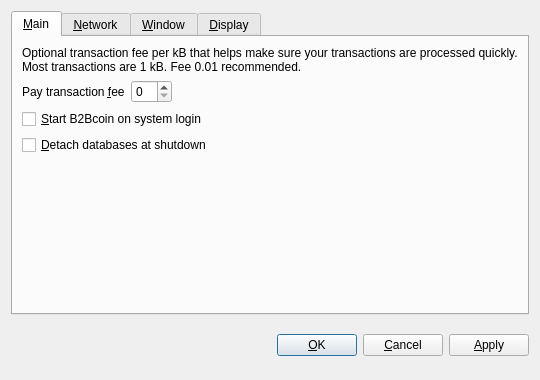
<?xml version="1.0" encoding="UTF-8"?>
<ui version="4.0">
 <class>OptionsDialog</class>
 <widget class="QDialog" name="OptionsDialog">
  <property name="geometry">
   <rect>
    <x>0</x>
    <y>0</y>
    <width>540</width>
    <height>380</height>
   </rect>
  </property>
  <property name="windowTitle">
   <string>Options</string>
  </property>
  <property name="modal">
   <bool>true</bool>
  </property>
  <layout class="QVBoxLayout" name="verticalLayout">
   <item>
    <widget class="QTabWidget" name="tabWidget">
     <property name="tabPosition">
      <enum>QTabWidget::North</enum>
     </property>
     <property name="currentIndex">
      <number>0</number>
     </property>
     <widget class="QWidget" name="tabMain">
      <attribute name="title">
       <string>&amp;Main</string>
      </attribute>
      <layout class="QVBoxLayout" name="verticalLayout_Main">
       <item>
        <widget class="QLabel" name="transactionFeeInfoLabel">
         <property name="text">
          <string>Optional transaction fee per kB that helps make sure your transactions are processed quickly. Most transactions are 1 kB. Fee 0.01 recommended.</string>
         </property>
         <property name="textFormat">
          <enum>Qt::PlainText</enum>
         </property>
         <property name="wordWrap">
          <bool>true</bool>
         </property>
        </widget>
       </item>
       <item>
        <layout class="QHBoxLayout" name="horizontalLayout_Main">
         <item>
          <widget class="QLabel" name="transactionFeeLabel">
           <property name="text">
            <string>Pay transaction &amp;fee</string>
           </property>
           <property name="textFormat">
            <enum>Qt::PlainText</enum>
           </property>
           <property name="buddy">
            <cstring>transactionFee</cstring>
           </property>
          </widget>
         </item>
         <item>
          <widget class="BitcoinAmountField" name="transactionFee"/>
         </item>
         <item>
          <spacer name="horizontalSpacer_Main">
           <property name="orientation">
            <enum>Qt::Horizontal</enum>
           </property>
           <property name="sizeHint" stdset="0">
            <size>
             <width>40</width>
             <height>20</height>
            </size>
           </property>
          </spacer>
         </item>
        </layout>
       </item>
       <item>
        <widget class="QCheckBox" name="bitcoinAtStartup">
         <property name="toolTip">
          <string>Automatically start B2Bcoin after logging in to the system.</string>
         </property>
         <property name="text">
          <string>&amp;Start B2Bcoin on system login</string>
         </property>
        </widget>
       </item>
       <item>
        <widget class="QCheckBox" name="detachDatabases">
         <property name="toolTip">
          <string>Detach block and address databases at shutdown. This means they can be moved to another data directory, but it slows down shutdown. The wallet is always detached.</string>
         </property>
         <property name="text">
          <string>&amp;Detach databases at shutdown</string>
         </property>
        </widget>
       </item>
       <item>
        <spacer name="verticalSpacer_Main">
         <property name="orientation">
          <enum>Qt::Vertical</enum>
         </property>
         <property name="sizeHint" stdset="0">
          <size>
           <width>20</width>
           <height>40</height>
          </size>
         </property>
        </spacer>
       </item>
      </layout>
     </widget>
     <widget class="QWidget" name="tabNetwork">
      <attribute name="title">
       <string>&amp;Network</string>
      </attribute>
      <layout class="QVBoxLayout" name="verticalLayout_Network">
       <item>
        <widget class="QCheckBox" name="mapPortUpnp">
         <property name="toolTip">
          <string>Automatically open the B2Bcoin client port on the router. This only works when your router supports UPnP and it is enabled.</string>
         </property>
         <property name="text">
          <string>Map port using &amp;UPnP</string>
         </property>
        </widget>
       </item>
       <item>
        <widget class="QCheckBox" name="connectSocks">
         <property name="toolTip">
          <string>Connect to the B2Bcoin network through a SOCKS proxy (e.g. when connecting through Tor).</string>
         </property>
         <property name="text">
          <string>&amp;Connect through SOCKS proxy:</string>
         </property>
        </widget>
       </item>
       <item>
        <layout class="QHBoxLayout" name="horizontalLayout_Network">
         <item>
          <widget class="QLabel" name="proxyIpLabel">
           <property name="text">
            <string>Proxy &amp;IP:</string>
           </property>
           <property name="textFormat">
            <enum>Qt::PlainText</enum>
           </property>
           <property name="buddy">
            <cstring>proxyIp</cstring>
           </property>
          </widget>
         </item>
         <item>
          <widget class="QValidatedLineEdit" name="proxyIp">
           <property name="maximumSize">
            <size>
             <width>140</width>
             <height>16777215</height>
            </size>
           </property>
           <property name="toolTip">
            <string>IP address of the proxy (e.g. 127.0.0.1)</string>
           </property>
          </widget>
         </item>
         <item>
          <widget class="QLabel" name="proxyPortLabel">
           <property name="text">
            <string>&amp;Port:</string>
           </property>
           <property name="textFormat">
            <enum>Qt::PlainText</enum>
           </property>
           <property name="buddy">
            <cstring>proxyPort</cstring>
           </property>
          </widget>
         </item>
         <item>
          <widget class="QLineEdit" name="proxyPort">
           <property name="maximumSize">
            <size>
             <width>55</width>
             <height>16777215</height>
            </size>
           </property>
           <property name="toolTip">
            <string>Port of the proxy (e.g. 9050)</string>
           </property>
          </widget>
         </item>
         <item>
          <widget class="QLabel" name="socksVersionLabel">
           <property name="text">
            <string>SOCKS &amp;Version:</string>
           </property>
           <property name="textFormat">
            <enum>Qt::PlainText</enum>
           </property>
           <property name="buddy">
            <cstring>socksVersion</cstring>
           </property>
          </widget>
         </item>
         <item>
          <widget class="QValueComboBox" name="socksVersion">
           <property name="toolTip">
            <string>SOCKS version of the proxy (e.g. 5)</string>
           </property>
          </widget>
         </item>
         <item>
          <spacer name="horizontalSpacer_Network">
           <property name="orientation">
            <enum>Qt::Horizontal</enum>
           </property>
           <property name="sizeHint" stdset="0">
            <size>
             <width>40</width>
             <height>20</height>
            </size>
           </property>
          </spacer>
         </item>
        </layout>
       </item>
       <item>
        <spacer name="verticalSpacer_Network">
         <property name="orientation">
          <enum>Qt::Vertical</enum>
         </property>
         <property name="sizeHint" stdset="0">
          <size>
           <width>20</width>
           <height>40</height>
          </size>
         </property>
        </spacer>
       </item>
      </layout>
     </widget>
     <widget class="QWidget" name="tabWindow">
      <attribute name="title">
       <string>&amp;Window</string>
      </attribute>
      <layout class="QVBoxLayout" name="verticalLayout_Window">
       <item>
        <widget class="QCheckBox" name="minimizeToTray">
         <property name="toolTip">
          <string>Show only a tray icon after minimizing the window.</string>
         </property>
         <property name="text">
          <string>&amp;Minimize to the tray instead of the taskbar</string>
         </property>
        </widget>
       </item>
       <item>
        <widget class="QCheckBox" name="minimizeOnClose">
         <property name="toolTip">
          <string>Minimize instead of exit the application when the window is closed. When this option is enabled, the application will be closed only after selecting Quit in the menu.</string>
         </property>
         <property name="text">
          <string>M&amp;inimize on close</string>
         </property>
        </widget>
       </item>
       <item>
        <spacer name="verticalSpacer_Window">
         <property name="orientation">
          <enum>Qt::Vertical</enum>
         </property>
         <property name="sizeHint" stdset="0">
          <size>
           <width>20</width>
           <height>40</height>
          </size>
         </property>
        </spacer>
       </item>
      </layout>
     </widget>
     <widget class="QWidget" name="tabDisplay">
      <attribute name="title">
       <string>&amp;Display</string>
      </attribute>
      <layout class="QVBoxLayout" name="verticalLayout_Display">
       <item>
        <layout class="QHBoxLayout" name="horizontalLayout_1_Display">
         <item>
          <widget class="QLabel" name="langLabel">
           <property name="text">
            <string>User Interface &amp;language:</string>
           </property>
           <property name="textFormat">
            <enum>Qt::PlainText</enum>
           </property>
           <property name="buddy">
            <cstring>lang</cstring>
           </property>
          </widget>
         </item>
         <item>
          <widget class="QValueComboBox" name="lang">
           <property name="toolTip">
            <string>The user interface language can be set here. This setting will take effect after restarting B2Bcoin.</string>
           </property>
          </widget>
         </item>
        </layout>
       </item>
       <item>
        <layout class="QHBoxLayout" name="horizontalLayout_2_Display">
         <item>
          <widget class="QLabel" name="unitLabel">
           <property name="text">
            <string>&amp;Unit to show amounts in:</string>
           </property>
           <property name="textFormat">
            <enum>Qt::PlainText</enum>
           </property>
           <property name="buddy">
            <cstring>unit</cstring>
           </property>
          </widget>
         </item>
         <item>
          <widget class="QValueComboBox" name="unit">
           <property name="toolTip">
            <string>Choose the default subdivision unit to show in the interface and when sending coins.</string>
           </property>
          </widget>
         </item>
        </layout>
       </item>
       <item>
        <widget class="QCheckBox" name="displayAddresses">
         <property name="toolTip">
          <string>Whether to show B2Bcoin addresses in the transaction list or not.</string>
         </property>
         <property name="text">
          <string>&amp;Display addresses in transaction list</string>
         </property>
        </widget>
       </item>
       <item>
        <widget class="QCheckBox" name="coinControlFeatures">
         <property name="toolTip">
          <string>Whether to show coin control features or not.</string>
         </property>
         <property name="text">
          <string>Display coin &amp;control features (experts only!)</string>
         </property>
        </widget>
       </item>
       <item>
        <spacer name="verticalSpacer_Display">
         <property name="orientation">
          <enum>Qt::Vertical</enum>
         </property>
         <property name="sizeHint" stdset="0">
          <size>
           <width>20</width>
           <height>40</height>
          </size>
         </property>
        </spacer>
       </item>
      </layout>
     </widget>
    </widget>
   </item>
   <item>
    <layout class="QHBoxLayout" name="horizontalLayout_Buttons">
     <item>
      <spacer name="horizontalSpacer_1">
       <property name="orientation">
        <enum>Qt::Horizontal</enum>
       </property>
       <property name="sizeHint" stdset="0">
        <size>
         <width>40</width>
         <height>48</height>
        </size>
       </property>
      </spacer>
     </item>
     <item>
      <widget class="QLabel" name="statusLabel">
       <property name="font">
        <font>
         <weight>75</weight>
         <bold>true</bold>
        </font>
       </property>
       <property name="text">
        <string/>
       </property>
       <property name="textFormat">
        <enum>Qt::PlainText</enum>
       </property>
       <property name="wordWrap">
        <bool>true</bool>
       </property>
      </widget>
     </item>
     <item>
      <spacer name="horizontalSpacer_2">
       <property name="orientation">
        <enum>Qt::Horizontal</enum>
       </property>
       <property name="sizeHint" stdset="0">
        <size>
         <width>40</width>
         <height>48</height>
        </size>
       </property>
      </spacer>
     </item>
     <item>
      <widget class="QPushButton" name="okButton">
       <property name="text">
        <string>&amp;OK</string>
       </property>
      </widget>
     </item>
     <item>
      <widget class="QPushButton" name="cancelButton">
       <property name="text">
        <string>&amp;Cancel</string>
       </property>
       <property name="autoDefault">
        <bool>false</bool>
       </property>
      </widget>
     </item>
     <item>
      <widget class="QPushButton" name="applyButton">
       <property name="text">
        <string>&amp;Apply</string>
       </property>
       <property name="autoDefault">
        <bool>false</bool>
       </property>
      </widget>
     </item>
    </layout>
   </item>
  </layout>
 </widget>
 <customwidgets>
  <customwidget>
   <class>BitcoinAmountField</class>
   <extends>QSpinBox</extends>
   <header>bitcoinamountfield.h</header>
  </customwidget>
  <customwidget>
   <class>QValueComboBox</class>
   <extends>QComboBox</extends>
   <header>qvaluecombobox.h</header>
  </customwidget>
  <customwidget>
   <class>QValidatedLineEdit</class>
   <extends>QLineEdit</extends>
   <header>qvalidatedlineedit.h</header>
  </customwidget>
 </customwidgets>
 <resources/>
 <connections/>
</ui>
